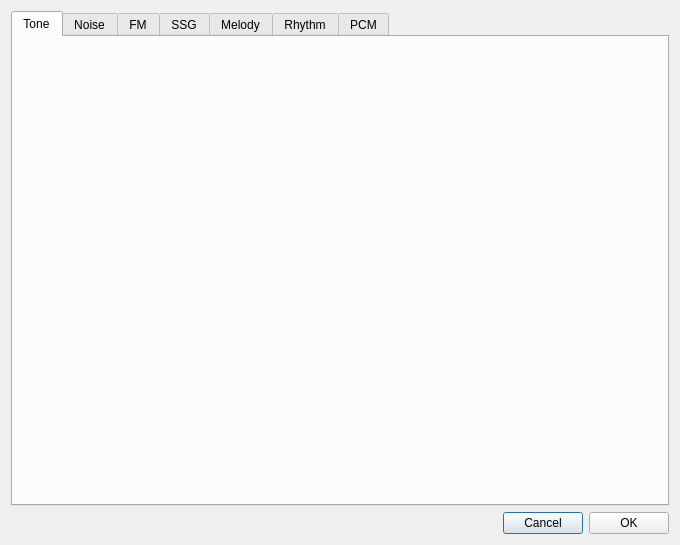
<?xml version="1.0" encoding="UTF-8"?>
<ui version="4.0">
 <class>ComposerInstrumentsDialog</class>
 <widget class="QDialog" name="ComposerInstrumentsDialog">
  <property name="geometry">
   <rect>
    <x>0</x>
    <y>0</y>
    <width>680</width>
    <height>545</height>
   </rect>
  </property>
  <property name="minimumSize">
   <size>
    <width>680</width>
    <height>545</height>
   </size>
  </property>
  <property name="windowTitle">
   <string>Instruments</string>
  </property>
  <layout class="QVBoxLayout" name="verticalLayout">
   <item>
    <widget class="QTabWidget" name="tabWidget">
     <property name="currentIndex">
      <number>0</number>
     </property>
     <widget class="QWidget" name="toneTab">
      <attribute name="title">
       <string>Tone</string>
      </attribute>
      <layout class="QGridLayout" name="gridLayout">
       <item row="0" column="0">
        <widget class="ComposerChannelSelector" name="toneSelector" native="true"/>
       </item>
      </layout>
     </widget>
     <widget class="QWidget" name="noiseTab">
      <attribute name="title">
       <string>Noise</string>
      </attribute>
      <layout class="QGridLayout" name="gridLayout_2">
       <item row="0" column="0">
        <widget class="ComposerChannelSelector" name="noiseSelector" native="true"/>
       </item>
      </layout>
     </widget>
     <widget class="QWidget" name="fmTab">
      <attribute name="title">
       <string>FM</string>
      </attribute>
      <layout class="QGridLayout" name="gridLayout_3">
       <item row="0" column="0">
        <widget class="ComposerChannelSelector" name="fmSelector" native="true"/>
       </item>
      </layout>
     </widget>
     <widget class="QWidget" name="ssgTab">
      <attribute name="title">
       <string>SSG</string>
      </attribute>
      <layout class="QGridLayout" name="gridLayout_4">
       <item row="0" column="0">
        <widget class="ComposerChannelSelector" name="ssgSelector" native="true"/>
       </item>
      </layout>
     </widget>
     <widget class="QWidget" name="melodyTab">
      <attribute name="title">
       <string>Melody</string>
      </attribute>
      <layout class="QGridLayout" name="gridLayout_5">
       <item row="0" column="0">
        <widget class="ComposerChannelSelector" name="melodySelector" native="true"/>
       </item>
      </layout>
     </widget>
     <widget class="QWidget" name="rhythmTab">
      <attribute name="title">
       <string>Rhythm</string>
      </attribute>
      <layout class="QGridLayout" name="gridLayout_6">
       <item row="0" column="0">
        <widget class="ComposerChannelSelector" name="rhythmSelector" native="true"/>
       </item>
      </layout>
     </widget>
     <widget class="QWidget" name="pcmTab">
      <attribute name="title">
       <string>PCM</string>
      </attribute>
      <layout class="QGridLayout" name="gridLayout_7">
       <item row="0" column="0">
        <widget class="ComposerChannelSelector" name="pcmSelector" native="true"/>
       </item>
      </layout>
     </widget>
    </widget>
   </item>
   <item>
    <layout class="QHBoxLayout" name="horizontalLayout">
     <item>
      <spacer name="horizontalSpacer">
       <property name="orientation">
        <enum>Qt::Orientation::Horizontal</enum>
       </property>
       <property name="sizeHint" stdset="0">
        <size>
         <width>40</width>
         <height>20</height>
        </size>
       </property>
      </spacer>
     </item>
     <item>
      <widget class="QPushButton" name="cancelButton">
       <property name="text">
        <string>Cancel</string>
       </property>
      </widget>
     </item>
     <item>
      <widget class="QPushButton" name="okButton">
       <property name="text">
        <string>OK</string>
       </property>
      </widget>
     </item>
    </layout>
   </item>
  </layout>
 </widget>
 <customwidgets>
  <customwidget>
   <class>ComposerChannelSelector</class>
   <extends>QWidget</extends>
   <header>toplevel/composerwidget/composerchannelselector.h</header>
   <container>1</container>
  </customwidget>
 </customwidgets>
 <resources/>
 <connections/>
</ui>
